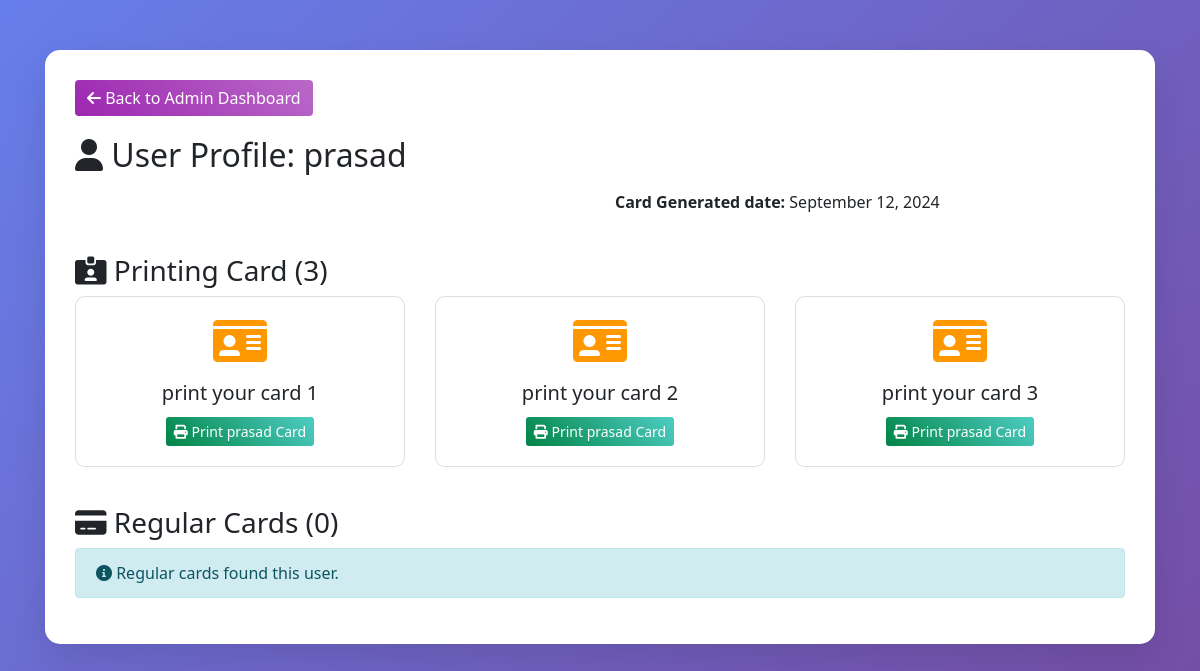
The page /admin-user/1/ (signed in) on the database as committed earlier.
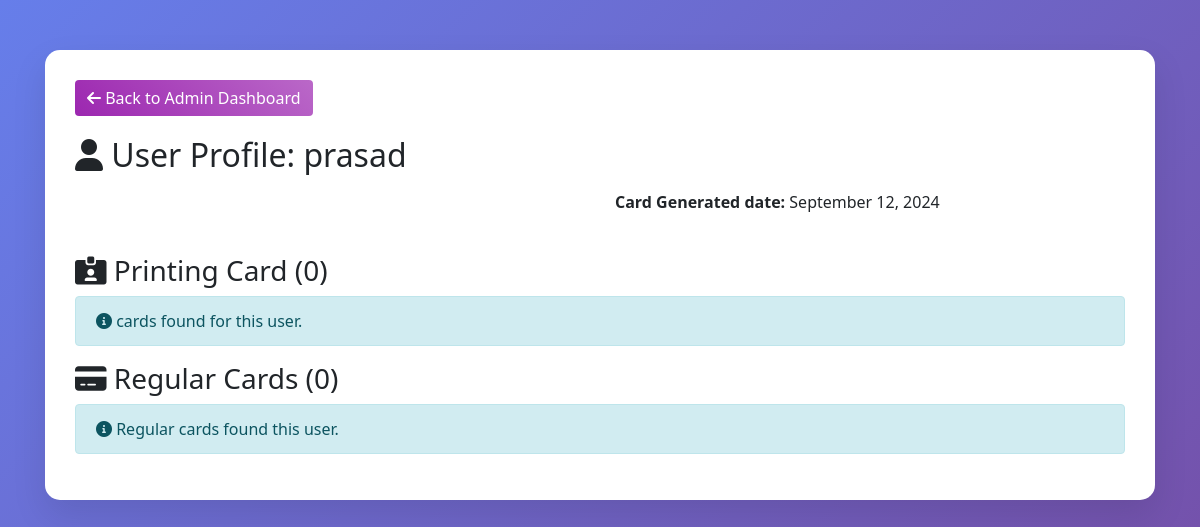
The same page on the database as committed later.
### cards/models.py (models this page shows, shortened)
class Detail_Primium(models.Model):
    name = models.CharField(max_length=100, blank=True, null=True)
    email = models.CharField(max_length=100, blank=True, null=True)
    role = models.CharField(max_length=100, blank=True, null=True)
    profileimage = models.ImageField(upload_to='images/', blank=False, null=False)
    phone = models.CharField(max_length=100, blank=False, null=False)
    phone_secondary = models.CharField(max_length=100, blank=True, null=True)
    whatsapp_no = models.CharField(max_length=100, blank=True, null=True)
    companyname = models.CharField(max_length=100, blank=False, null=False)
    company_email = models.EmailField(blank=True, null=True)
    companylogo = models.ImageField(
        upload_to='images/',
        blank=True,
        null=True,
        default='none'
    )
    website = models.CharField(max_length=500, blank=True, null=True)
    company_website = models.CharField(max_length=100, blank=True, null=True, default="none")
    address = models.CharField(max_length=500, blank=False, null=False)
    location_url = models.CharField(max_length=100, blank=True, null=True)
    nature_of_business = models.CharField(max_length=200, blank=True, null=True)
    start_year = models.DateField(
        blank=True,
        null=True,
        default=datetime.date(2000, 1, 1),
        validators=[
            MinValueValidator(datetime.date(1800, 1, 1)),
            MaxValueValidator(datetime.date.today())
        ],
        help_text="Enter the date the company was started."
    )
    facebook_url = models.CharField(max_length=100, blank=True, null=True)
    twitter_url = models.CharField(max_length=100, blank=True, null=True)
    instagram_url = models.CharField(max_length=100, blank=True, null=True)
    youtube_url = models.CharField(max_length=100, blank=True, null=True)
    pinterest_url = models.CharField(max_length=100, blank=True, null=True)
    linkedin_url = models.CharField(max_length=100, blank=True, null=True)
    telegram_url = models.CharField(max_length=100, blank=True, null=True)
    GENDER_CHOICES = [
        ('male', 'Male'),
        ('female', 'Female'),
    ]
    AGE_GROUP_CHOICES = [
        ('below_18', '<18'),
        ('18_40', '18-40'),
        ('above_40', '>40'),
    ]
    speciality_1 = models.CharField(
        max_length=10,
        choices=GENDER_CHOICES,
        blank=True,
        null=True,
        verbose_name="Gender"
    )
    speciality_2 = models.CharField(
        max_length=10,
        choices=AGE_GROUP_CHOICES,
        blank=True,
        null=True,
        verbose_name="Age Group"
    )
    speciality_3 = models.CharField(max_length=200, blank=True, null=True)
    gallery_imagePrimium1 = models.ImageField(upload_to='premium_gallery/', blank=True, null=True)
    gallery_imagePrimium2 = models.ImageField(upload_to='premium_gallery/', blank=True, null=True)
    gallery_imagePrimium3 = models.ImageField(upload_to='premium_gallery/', blank=True, null=True)
    gallery_imagePrimium4 = models.ImageField(upload_to='premium_gallery/', blank=True, null=True)
    gallery_imagePrimium5 = models.ImageField(upload_to='premium_gallery/', blank=True, null=True)
    gallery_imagePrimium6 = models.ImageField(upload_to='premium_gallery/', blank=True, null=True)
    gallery_imagePrimium7 = models.ImageField(upload_to='premium_gallery/', blank=True, null=True)
    last_message = models.TextField(blank=True, null=True)
    created_at = models.DateTimeField(auto_now_add=True)
    created_for = models.ForeignKey(settings.AUTH_USER_MODEL, on_delete=models.CASCADE, blank=True, null=True)

### user/models.py (models this page shows)
class User(AbstractUser):
    name = models.CharField(max_length=50, blank=True, null=True)
    phone = models.CharField(max_length=20, blank=True, null=True)
    paid_member = models.BooleanField(default=False)
    is_verified = models.BooleanField(default=True)  # Set to True by default

### home/views.py (the view)
# urls.py: path('admin-user/<int:user_id>/', views.admin_user_profile, name='admin_user_profile'),
@login_required(login_url="user:signin")
def admin_user_profile(request, user_id):
    if not request.user.is_superuser and not request.user.is_staff:
        return redirect('profile')
    user_profile = get_object_or_404(User, id=user_id)
    cards = Detail.objects.filter(created_for=user_profile)
    cards_detail = Detail_Primium.objects.filter(created_for=user_profile)
    context = {
        'user_profile': user_profile,
        'cards': cards,
        'cards_detail': cards_detail,
        'is_admin_viewing': True,
        'user': request.user,  # Current admin user
    }
    return render(request, 'home/admin_user_profile.html', context)

### templates/home/admin_user_profile.html (shortened to what this page needs)
{% load static %}
<!DOCTYPE html>
<html lang="en">
<head>
    <link rel="stylesheet" href="{% static 'css/bootstrap.min.css' %}">
    <link rel="stylesheet" href="https://cdnjs.cloudflare.com/ajax/libs/font-awesome/6.0.0/css/all.min.css">
</head>
<body>
    <div class="container">
        <div class="profile-container">
            <a href="{% url 'profile' %}" class="btn back-btn">
                <i class="fas fa-arrow-left"></i> Back to Admin Dashboard
            </a>
            <div class="row mb-4">
                <div class="col-md-12">
                    <h2><i class="fas fa-user"></i> User Profile: {{ user_profile.username }}</h2>
                    <div class="row mt-3">
                        <div class="col-md-6">
                        </div>
                        <div class="col-md-6">
                            <p><strong>Card Generated date:</strong> {{ user_profile.date_joined|date:"F d, Y" }}</p>
                        </div>
                    </div>
                </div>
            </div>
            <h3><i class="fas fa-id-card-alt"></i> Printing Card ({{ cards_detail.count }})</h3>
            {% if cards_detail %}
                <div class="row">
                    {% for card in cards_detail %}
                        <div class="col-lg-4 col-md-6 mb-4">
                            <div class="card">
                                <div class="card-body text-center">
                                    <i class="fas fa-id-card fa-3x mb-3" style="color: #ff9800;"></i>
                                    <h5 class="card-title">print your card {{ forloop.counter }}</h5>
                                    {% if card.id %}
                                        <a href="{% url 'cards:generate_premium_form' card.id %}" class="btn btn-download btn-sm">
                                            <i class="fas fa-print"></i> Print {{ user_profile.username }} Card
                                        </a>
                                    {% else %}
                                        <span class="text-muted">Card ID not available</span>
                                    {% endif %}
                                </div>
                            </div>
                        </div>
                    {% endfor %}
                </div>
            {% else %}
                <div class="alert alert-info">
                    <i class="fas fa-info-circle"></i>  cards found for this user.
                </div>
            {% endif %}
            <h3><i class="fas fa-credit-card"></i> Regular Cards ({{ cards.count }})</h3>
            {% if cards %}
                <div class="row">
                    {% for card in cards %}
                        <div class="col-lg-4 col-md-6 mb-4">
                            <div class="card">
                                <div class="card-body text-center">
                                    <i class="fas fa-credit-card fa-3x mb-3" style="color: #008445;"></i>
                                    <h5 class="card-title">Regular Card {{ forloop.counter }}</h5>
                                    <span class="text-muted">Regular card download</span>
                                </div>
                            </div>
                        </div>
                    {% endfor %}
                </div>
            {% else %}
                <div class="alert alert-info">
                    <i class="fas fa-info-circle"></i> Regular cards found  this user.
                </div>
            {% endif %}
        </div>
    </div>
</body>
</html>

Rows that differ between the two databases and show on the page:
removed Detail_Primium: {{ user_profile.username }} "prasad"
removed Detail_Primium: {{ user_profile.username }} "prasad"
removed Detail_Primium: {{ user_profile.username }} "prasad"
Other text that changed with them:
{{ cards_detail.count }}: "3" → "0"
text now shown: "cards found for this user."
